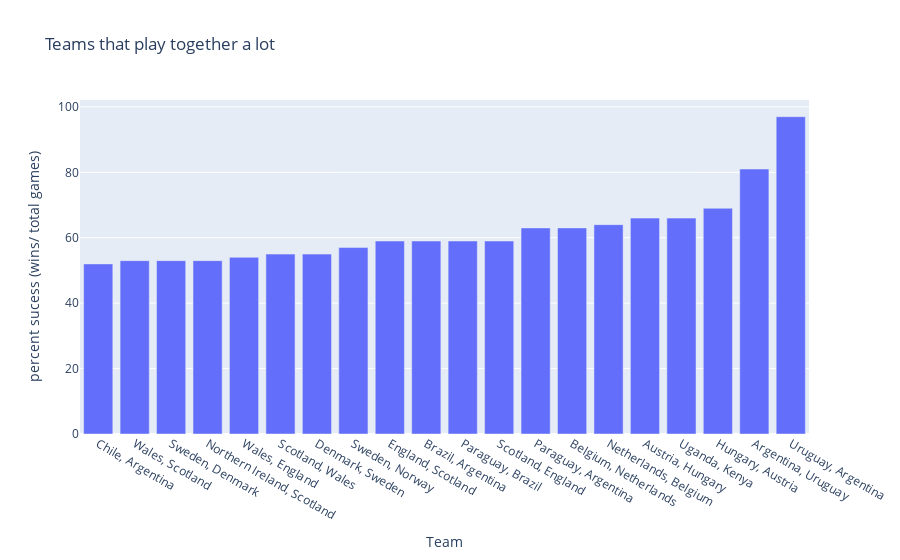

Notebook cell for this chart:
### Code cell
c = c.sort_values('games_played')
x = c.team_pair
y = c.games_played


data = [go.Bar(
    x=x,
    y=y
)]

# create the layout
layout = go.Layout(
    title='Teams that play together a lot',
    xaxis = dict(title = 'Team'), # x-axis label
    yaxis = dict(title = 'percent sucess (wins/ total games)'),
)

# create the figure
fig = go.Figure(data=data, layout=layout)
fig.show()

### Figure 1 — Plotly figure (JSON) as saved in the notebook; plotly's stock layout.template omitted (floating-point values rounded to 4 significant figures)
{"data": [{"type": "bar", "x": ["Chile, Argentina", "Wales, Scotland", "Sweden, Denmark", "Northern Ireland, Scotland", "Wales, England", "Scotland, Wales", "Denmark, Sweden", "Sweden, Norway", "England, Scotland", "Brazil, Argentina", "Paraguay, Brazil", "Scotland, England", "Paraguay, Argentina", "Belgium, Netherlands", "Netherlands, Belgium", "Austria, Hungary", "Uganda, Kenya", "Hungary, Austria", "Argentina, Uruguay", "Uruguay, Argentina"], "y": [52, 53, 53, 53, 54, 55, 55, 57, 59, 59, 59, 59, 63, 63, 64, 66, 66, 69, 81, 97]}], "layout": {"autosize": true, "title": {"text": "Teams that play together a lot"}, "xaxis": {"autorange": true, "range": [-0.5, 19.5], "title": {"text": "Team"}, "type": "category"}, "yaxis": {"autorange": true, "range": [0, 102.1], "title": {"text": "percent sucess (wins/ total games)"}, "type": "linear"}}}
